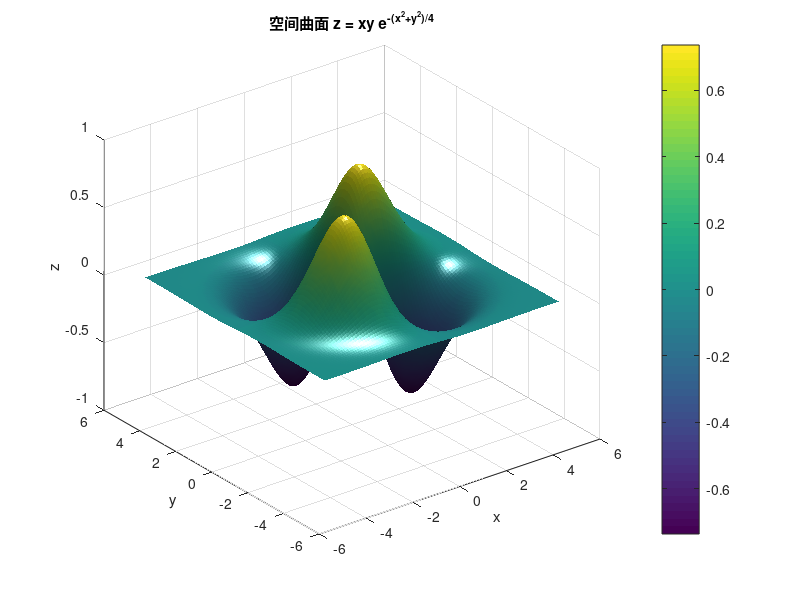

Source code (MATLAB): (Note: this script raises an error after producing the figure.)
function plot_3d_surface()

    x = -5:0.1:5;
    y = -5:0.1:5;

    [X, Y] = meshgrid(x, y);

    Z = X .* Y .* exp(-(X.^2 + Y.^2) / 4);

    figure;
    surf(X, Y, Z);
    
    title('空间曲面 z = xy e^{-(x^2+y^2)/4}');
    xlabel('x');
    ylabel('y');
    zlabel('z');
    colorbar;
    shading interp;
    light;
    lighting phong;

end